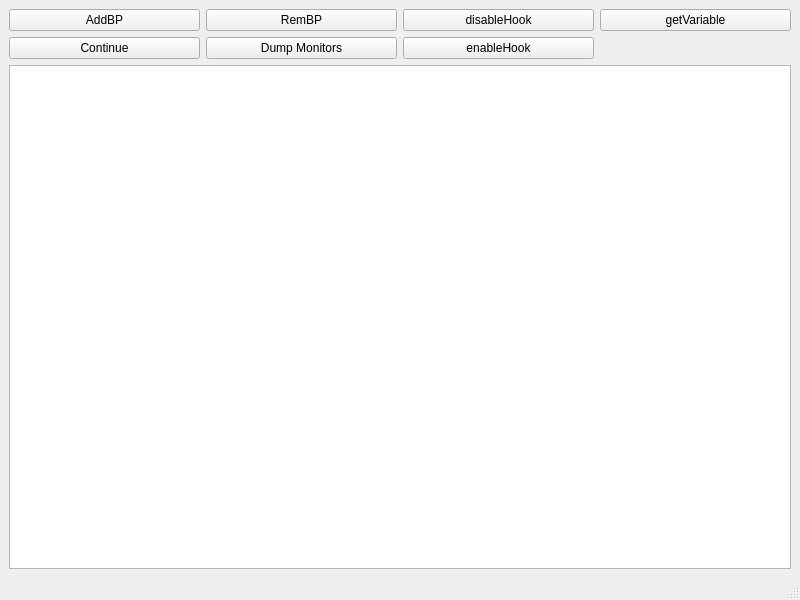
<?xml version="1.0" encoding="UTF-8"?>
<ui version="4.0">
 <class>MainWindow</class>
 <widget class="QMainWindow" name="MainWindow">
  <property name="geometry">
   <rect>
    <x>0</x>
    <y>0</y>
    <width>800</width>
    <height>600</height>
   </rect>
  </property>
  <property name="windowTitle">
   <string>MainWindow</string>
  </property>
  <widget class="QWidget" name="centralwidget">
   <layout class="QVBoxLayout" name="verticalLayout">
    <item>
     <layout class="QGridLayout" name="gridLayout">
      <property name="topMargin">
       <number>0</number>
      </property>
      <item row="0" column="1">
       <widget class="QPushButton" name="button_removeBP">
        <property name="text">
         <string>RemBP</string>
        </property>
       </widget>
      </item>
      <item row="0" column="0">
       <widget class="QPushButton" name="button_addBP">
        <property name="text">
         <string>AddBP</string>
        </property>
       </widget>
      </item>
      <item row="0" column="2">
       <widget class="QPushButton" name="button_disableHook">
        <property name="text">
         <string>disableHook</string>
        </property>
       </widget>
      </item>
      <item row="1" column="1">
       <widget class="QPushButton" name="button_dumpMonitor">
        <property name="text">
         <string>Dump Monitors</string>
        </property>
       </widget>
      </item>
      <item row="1" column="0">
       <widget class="QPushButton" name="button_Continue">
        <property name="text">
         <string>Continue</string>
        </property>
       </widget>
      </item>
      <item row="1" column="2">
       <widget class="QPushButton" name="button_enableHook">
        <property name="text">
         <string>enableHook</string>
        </property>
       </widget>
      </item>
      <item row="0" column="3">
       <widget class="QPushButton" name="button_Variable">
        <property name="text">
         <string>getVariable</string>
        </property>
       </widget>
      </item>
     </layout>
    </item>
    <item>
     <widget class="QTextEdit" name="textEdit"/>
    </item>
   </layout>
  </widget>
  <widget class="QMenuBar" name="menubar">
   <property name="geometry">
    <rect>
     <x>0</x>
     <y>0</y>
     <width>800</width>
     <height>26</height>
    </rect>
   </property>
  </widget>
  <widget class="QStatusBar" name="statusbar"/>
 </widget>
 <resources/>
 <connections/>
</ui>
